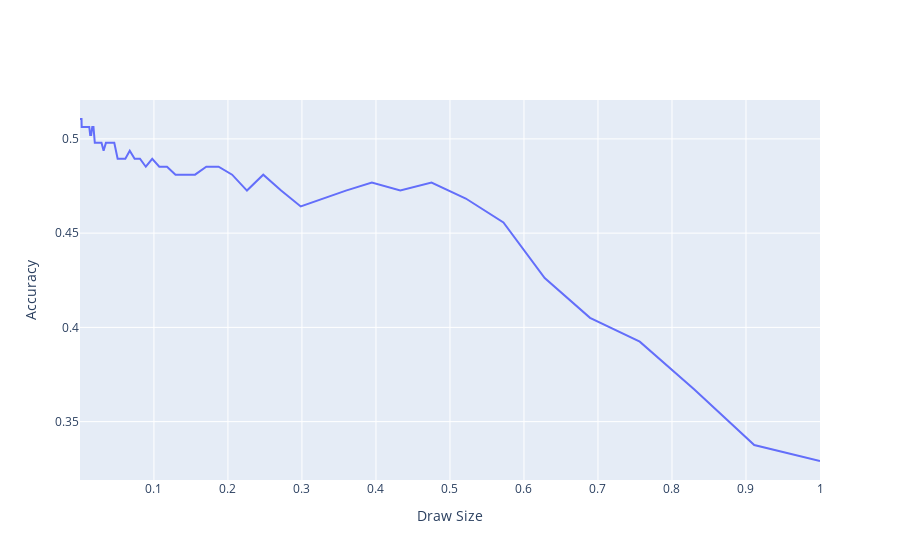

Here is the notebook cell this chart was saved with:
### Code cell
fig = go.Figure(data=go.Scatter(x=draw_sizes, y=accuracy))
fig.update_layout(xaxis_title='Draw Size', yaxis_title='Accuracy')
fig.write_image("images/result_accuracy_draw_size.png")
fig.show()
